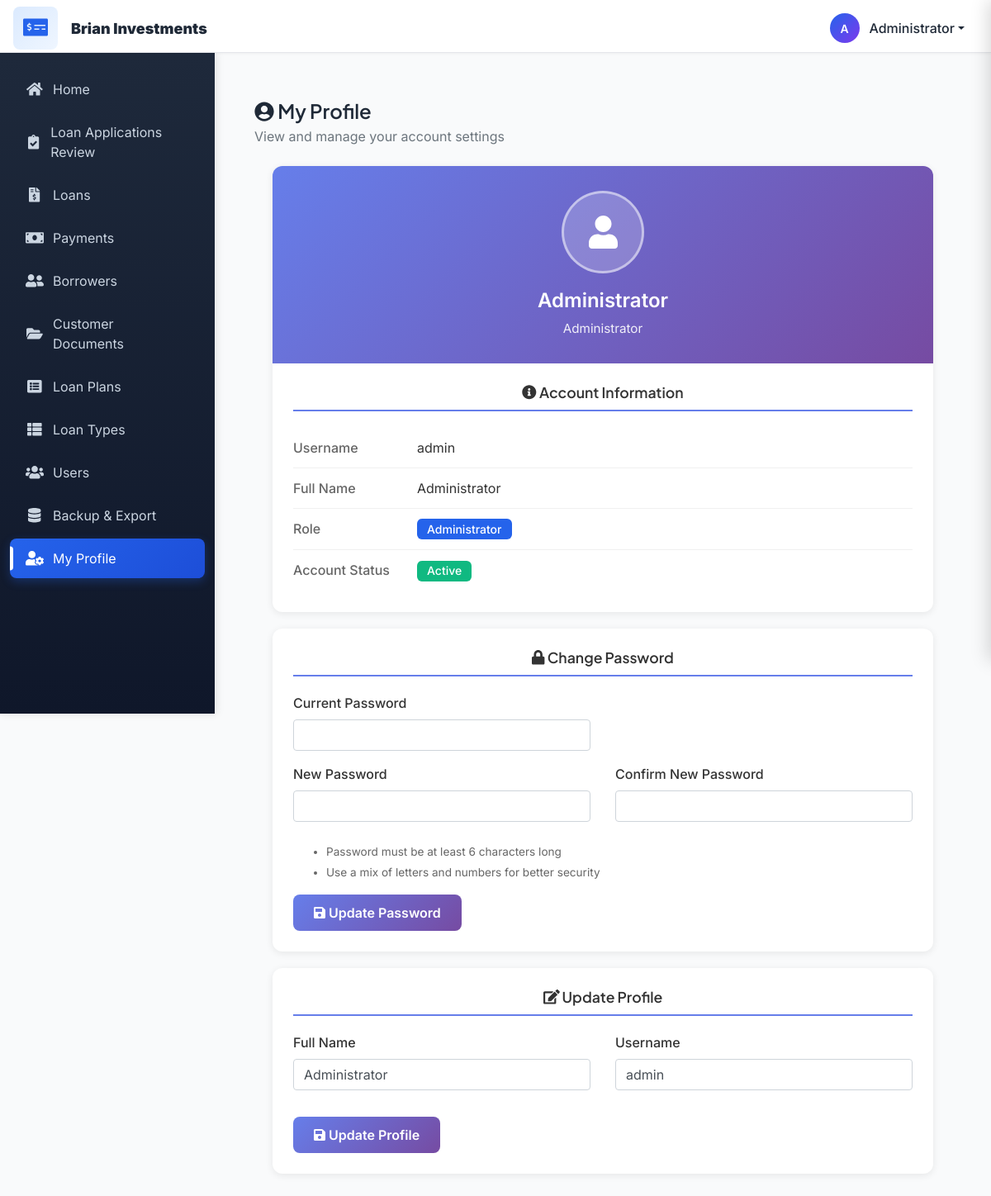
Screenshot of /admin.php?page=admin_profile (signed in) with the database file from the repository.
### tables this page shows
CREATE TABLE `users` (
  `id` int(30) NOT NULL,
  `doctor_id` int(30) NOT NULL,
  `name` varchar(200) NOT NULL,
  `address` text NOT NULL,
  `contact` text NOT NULL,
  `username` varchar(100) NOT NULL,
  `password` varchar(200) NOT NULL,
  `type` tinyint(1) NOT NULL DEFAULT 2 COMMENT '1=admin , 2 = staff',
  `can_approve_loans` tinyint(1) DEFAULT 0 COMMENT 'Permission to approve/deny loans',
  `can_verify_documents` tinyint(1) DEFAULT 0 COMMENT 'Permission to verify documents',
  `can_edit_customers` tinyint(1) DEFAULT 0 COMMENT 'Permission to edit customer info'
);

### admin_profile.php (the view, shortened to what this page needs)
<?php
require_once 'includes/security.php';
$admin_id = $_SESSION['login_id'] ?? 0;
$stmt = $conn->prepare("SELECT * FROM users WHERE id = ?");
$stmt->bind_param("i", $admin_id);
$stmt->execute();
$admin = $stmt->get_result()->fetch_assoc();
?>
<div class="container-fluid p-4">
    <div class="d-flex justify-content-between align-items-center mb-4">
        <div>
            <h4 class="mb-1"><i class="fa fa-user-circle"></i> My Profile</h4>
            <p class="text-muted mb-0">View and manage your account settings</p>
        </div>
    </div>
    <div class="profile-container">
        <div class="profile-card">
            <div class="profile-header">
                <div class="profile-avatar">
                    <i class="fa fa-user"></i>
                </div>
                <div class="profile-name"><?php echo htmlspecialchars($admin['name']); ?></div>
                <div class="profile-role">
                    <?php
                    $role = 'Staff';
                    if($admin['type'] == 1) $role = 'Administrator';
                    elseif($admin['type'] == 2) $role = 'Manager';
                    elseif($admin['type'] == 3) $role = 'Staff';
                    echo $role;
                    ?>
                </div>
            </div>
            <div class="profile-body">
                <h5 class="section-title"><i class="fa fa-info-circle"></i> Account Information</h5>
                <div class="info-row">
                    <div class="info-label">Username</div>
                    <div class="info-value"><?php echo htmlspecialchars($admin['username']); ?></div>
                </div>
                <div class="info-row">
                    <div class="info-label">Full Name</div>
                    <div class="info-value"><?php echo htmlspecialchars($admin['name']); ?></div>
                </div>
                <div class="info-row">
                    <div class="info-label">Role</div>
                    <div class="info-value">
                        <span class="badge badge-primary"><?php echo $role; ?></span>
                    </div>
                </div>
                <div class="info-row">
                    <div class="info-label">Account Status</div>
                    <div class="info-value">
                        <span class="badge badge-success">Active</span>
                    </div>
                </div>
            </div>
        </div>
        <div class="profile-card">
            <div class="profile-body">
                <h5 class="section-title"><i class="fa fa-lock"></i> Change Password</h5>
                <form id="change-password-form">
                    <div class="row">
                        <div class="col-md-6">
                            <div class="form-group">
                                <label>Current Password</label>
                                <input type="password" class="form-control" name="current_password" id="current_password" required>
                            </div>
                        </div>
                    </div>
                    <div class="row">
                        <div class="col-md-6">
                            <div class="form-group">
                                <label>New Password</label>
                                <input type="password" class="form-control" name="new_password" id="new_password" required minlength="6">
                            </div>
                        </div>
                        <div class="col-md-6">
                            <div class="form-group">
                                <label>Confirm New Password</label>
                                <input type="password" class="form-control" name="confirm_password" id="confirm_password" required minlength="6">
                            </div>
                        </div>
                    </div>
                    <ul class="password-requirements">
                        <li>Password must be at least 6 characters long</li>
                        <li>Use a mix of letters and numbers for better security</li>
                    </ul>
                    <div class="mt-3">
                        <button type="submit" class="btn btn-change-password">
                            <i class="fa fa-save"></i> Update Password
                        </button>
                    </div>
                </form>
            </div>
        </div>
        <div class="profile-card">
            <div class="profile-body">
                <h5 class="section-title"><i class="fa fa-edit"></i> Update Profile</h5>
                <form id="update-profile-form">
                    <div class="row">
                        <div class="col-md-6">
                            <div class="form-group">
                                <label>Full Name</label>
                                <input type="text" class="form-control" name="name" id="profile_name" value="<?php echo htmlspecialchars($admin['name']); ?>" required>
                            </div>
                        </div>
                        <div class="col-md-6">
                            <div class="form-group">
                                <label>Username</label>
                                <input type="text" class="form-control" name="username" id="profile_username" value="<?php echo htmlspecialchars($admin['username']); ?>" required>
                            </div>
                        </div>
                    </div>
                    <div class="mt-3">
                        <button type="submit" class="btn btn-change-password">
                            <i class="fa fa-save"></i> Update Profile
                        </button>
                    </div>
                </form>
            </div>
        </div>
    </div>
</div>

### assets/css/style.css (style rules this page uses)
:root { --primary-blue: #2563eb; --primary-dark: #1e40af; --primary-light: #dbeafe; --sidebar-bg: #1e293b; --sidebar-bg-gradient-start: #1e293b; --sidebar-bg-gradient-end: #0f172a; --sidebar-text: #cbd5e1; --sidebar-hover: #334155; --sidebar-active: #2563eb; --topbar-bg: #ffffff; --topbar-border: #e5e7eb; --topbar-text: #1f2937; --gray-50: #f9fafb; --gray-100: #f3f4f6; --gray-200: #e5e7eb; --gray-300: #d1d5db; --gray-400: #9ca3af; --gray-500: #6b7280; --gray-600: #4b5563; --gray-700: #374151; --gray-800: #1f2937; --gray-900: #111827; --success: #10b981; --success-light: #d1fae5; --warning: #f59e0b; --warning-light: #fef3c7; --danger: #ef4444; --danger-light: #fee2e2; --info: #0ea5e9; --info-light: #dbeafe; --card-bg: #ffffff; --card-border: #e5e7eb; --card-shadow: rgba(0, 0, 0, 0.05); --button-shadow: rgba(37, 99, 235, 0.3); }
body { font-family: 'Inter', -apple-system, BlinkMacSystemFont, 'Segoe UI', Arial, sans-serif; font-size: 16px; line-height: 1.5; color: #4b5563; color: var(--gray-600); width: 100%; height: calc(100%); }
h1, h2, h3, h4, h5, h6 { font-family: 'Plus Jakarta Sans', 'Inter', sans-serif; font-weight: 600; color: #1f2937; color: var(--gray-800); }
.section-title { text-align: center; padding-bottom: 30px; }
.align-items-center { align-items: center !important; }
.btn { border-radius: 0.5rem; font-weight: 500; padding: 0.625rem 1.25rem; transition: all 0.2s ease; border: none; font-family: 'Inter', sans-serif; }
.badge { padding: 0.35rem 0.75rem; border-radius: 0.375rem; font-weight: 500; font-size: 0.875rem; }
.badge-primary { background: #2563eb; background: var(--primary-blue); color: #fff; }
.badge-success { background: #10b981; background: var(--success); color: #fff; }

### admin.php (style rules this page uses)
body { background: #f9fafb; background: var(--gray-50, #f9fafb); }

### admin_profile.php (style rules this page uses)
.profile-container { max-width: 800px; margin: 0 auto; }
.profile-card { background: white; border-radius: 12px; box-shadow: 0 2px 10px rgba(0,0,0,0.08); overflow: hidden; margin-bottom: 20px; }
.profile-header { background: linear-gradient(135deg, #667eea 0%, #764ba2 100%); color: white; padding: 30px; text-align: center; }
.profile-avatar { width: 100px; height: 100px; background: rgba(255,255,255,0.2); border-radius: 50%; display: flex; align-items: center; justify-content: center; margin: 0 auto 15px; font-size: 40px; border: 3px solid rgba(255,255,255,0.5); }
.profile-name { font-size: 1.5rem; font-weight: 600; margin-bottom: 5px; }
.profile-role { opacity: 0.9; font-size: 0.95rem; }
.profile-body { padding: 25px; }
.info-row { display: flex; padding: 12px 0; border-bottom: 1px solid #f0f0f0; }
.info-row:last-child { border-bottom: none; }
.info-label { width: 150px; color: #666; font-weight: 500; }
.info-value { flex: 1; color: #333; }
.section-title { font-size: 1.1rem; font-weight: 600; color: #333; margin-bottom: 20px; padding-bottom: 10px; border-bottom: 2px solid #667eea; }
.btn-change-password { background: linear-gradient(135deg, #667eea 0%, #764ba2 100%); border: none; color: white; padding: 10px 25px; border-radius: 8px; font-weight: 600; transition: all 0.3s; }
.password-requirements { font-size: 0.85rem; color: #666; margin-top: 10px; }
.password-requirements li { margin-bottom: 5px; }
.form-group label { font-weight: 500; color: #333; }

### rows the page displays
users: name "Administrator", type "Administrator", username "admin"

### other values shown
$initials "A"
$user_name "Administrator"
